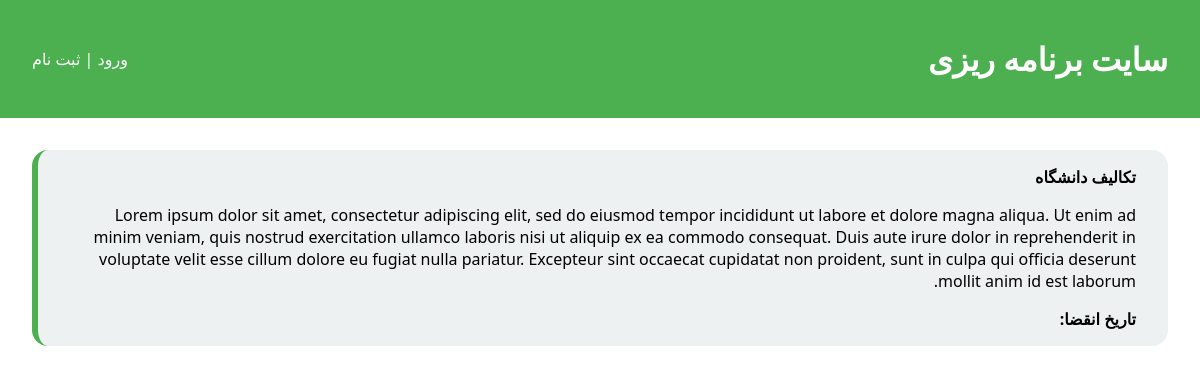
The app's page /, older data.
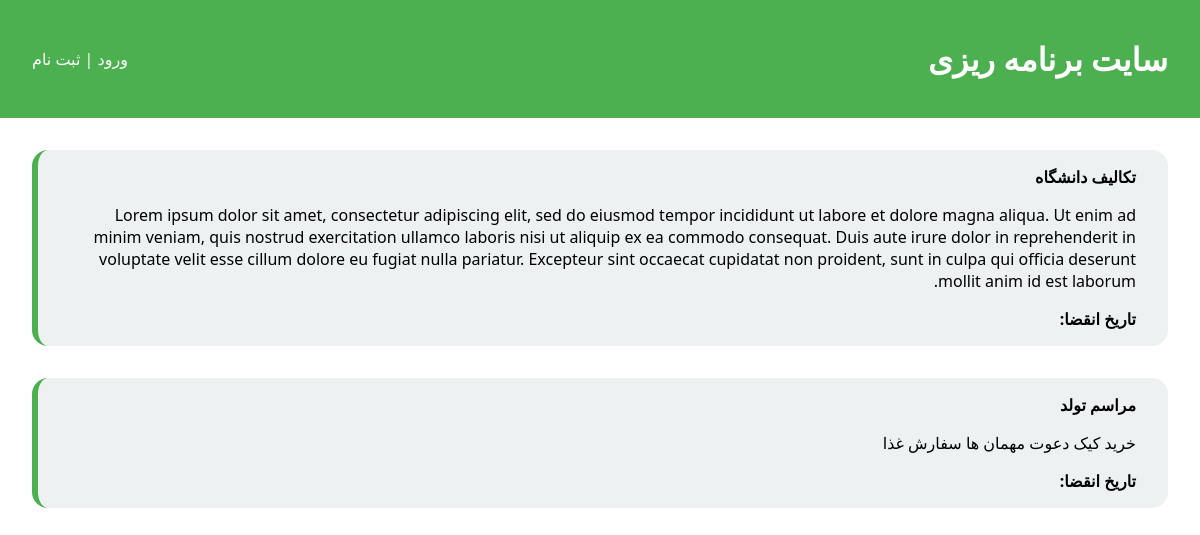
The same page, newer data.
### tasks/models.py (models this page shows, shortened)
class Task(models.Model):
    title = models.CharField(max_length=100, verbose_name='عنوان')
    details = models.TextField(verbose_name="جزئیات")
    is_completed = models.BooleanField(
        default=False, verbose_name='وضعیت انجام')
    created_at = jmodels.jDateTimeField(
        auto_now_add=True, verbose_name='تاریخ ایجاد')
    deadline = jmodels.jDateTimeField(verbose_name='تاریخ پایان')

### tasks/views.py (the view)
# urls.py: path('', views.tasks_list, name='tasks_list'),
def tasks_list(request):
    tasks = Task.objects.all()
    return render(request, 'tasks/tasks_list.html', {'tasks': tasks})

### tasks/templates/tasks/tasks_list.html
{% extends "tasks/base.html" %}
{% load jformat %}
{% block main %}
{% for task in tasks %}
<div
  style="border-left: solid 6px #4CAF50; background-color: rgb(237, 241, 241); margin: 2rem ;padding: 1rem 2rem;border-radius: 1rem;">
  <strong>{{task.title}}</strong>
  <p>{{task.details}}</p>
  <span><b>تاریخ انقضا: </b>{{task.deadline|jformat:"%Y/%m/%d - %H:%M"}}</span>
  <br>
</div>
{% endfor %}
{% endblock %}

### tasks/templates/tasks/base.html (shortened to what this page needs)
<!DOCTYPE html>
<html lang="fa" dir="rtl">
<head>
</head>
<body>
  <header>
    <div class="title">
      <h1><a href="/
        ">سایت برنامه ریزی</a></h1>
    </div>
    {% if not user.is_authenticated %}
    <div>
      <a href="{% url "login" %}" >ورود</a> | <a href="{% url "signup" %}">ثبت نام</a>
    </div>
    {% else %}
    <div>
      <a href="#">{{user.username}}</a> | <a href="{% url "logout" %}">خروج</a>
    </div>
    {% endif %}
  </header>
  <main>
    {% block main %}{% endblock %}
  </main>
</body>
</html>

### tasks/templates/tasks/base.html (style rules this page uses)
* { box-sizing: border-box; font-family: 'Segoe UI', Tahoma, Geneva, Verdana, sans-serif; }
body { margin: 0; font-family: 'Iranian Sans', tahoma; direction: rtl; }
header { background-color: #4CAF50; color: white; padding: 1rem 2rem; display: flex; flex-direction: row; align-items: center; }
header .title { margin-left: auto; }
header a { color: white; text-decoration: none; }

Row changes from the older to the newer data that the page shows:
added Task: title "مراسم تولد", details "خرید کیک دعوت مهمان ها سفارش غذا"
